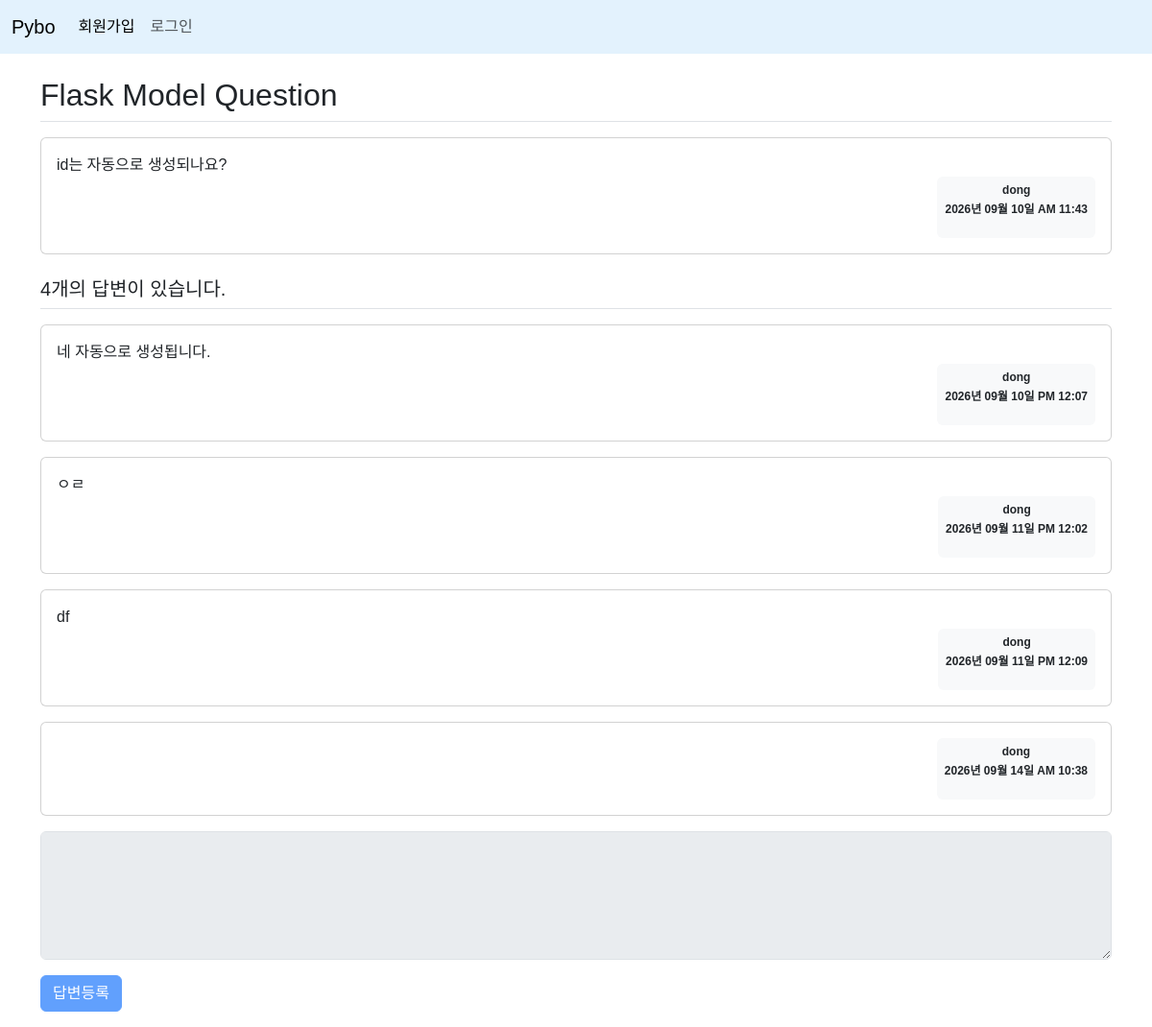
/question/detail/2, run on the app's committed database.
### pybo/models.py (models this page shows)
class Question(db.Model):
    id = db.Column(db.Integer, primary_key=True)
    subject = db.Column(db.String(200), nullable=False)
    content = db.Column(db.Text, nullable=False)
    create_date = db.Column(db.DateTime, nullable=False)
    user_id = db.Column(db.Integer, db.ForeignKey('user.id', ondelete='CASCADE'), nullable=False)
    user = db.relationship('User', backref=db.backref('question_set'))

class User(db.Model):
    id = db.Column(db.Integer, primary_key=True)
    username = db.Column(db.String(150), unique=True, nullable=False)
    password = db.Column(db.String(200), nullable=False)
    email = db.Column(db.String(120), unique=True, nullable=False)

class Answer(db.Model):
    id = db.Column(db.Integer, primary_key=True)
    question_id = db.Column(db.Integer, db.ForeignKey('question.id', ondelete='CASCADE'))
    question = db.relationship(Question, backref=db.backref('answer_set'))
    content = db.Column(db.Text, nullable=False)
    create_date = db.Column(db.DateTime, nullable=False)
    user_id = db.Column(db.Integer, db.ForeignKey('user.id', ondelete='CASCADE'), nullable=False)
    user = db.relationship('User', backref=db.backref('answer_set'))

### pybo/views/question_views.py (the view)
@bp.route('/detail/<int:question_id>')
def detail(question_id):
    form = AnswerForm() # 질문 상세 템플릿에 폼 추가
    question = Question.query.get_or_404(question_id)
    return render_template('question/question_detail.html', question=question, form=form)

### pybo/forms.py
class AnswerForm(FlaskForm):
    content = TextAreaField('내용', validators=[DataRequired('내용은 필수 입력 항목입니다.')])
    submit = SubmitField('답변등록')

### pybo/filter.py (called while the page is built)
def format_datetime(value, fmt='%Y년 %m월 %d일 %p %I:%M'):
    return value.strftime(fmt)

### pybo/views/auth_views.py (called while the page is built)
@bp.before_app_request
def load_logged_in_user():
    user_id=session.get('user_id')
    if user_id is None:
        g.user = None
    else:
        g.user = User.query.get(user_id)

### pybo/templates/question/question_detail.html (shortened to what this page needs)
{% extends 'base.html' %}
{% block content %}
<div class="container my-3">
    <h2 class="border-bottom py-2">{{ question.subject }}</h2>
    <div class="card my-3">
        <div class="card-body">
            <div class="card-text" style="white-space: pre-line;">{{ question.content }}</div>
            <div class="d-flex justify-content-end">
                <div class="badge bg-light text-dark p-2">
                    <p class="mb-2">{{ question.user.username }}</p>
                    <p>{{ question.create_date | datetime}}</p>
                </div>
            </div>
        </div>
    </div>
    <h5 class="border-bottom my-3 py-2">{{ question.answer_set|length }}개의 답변이 있습니다.</h5>
    {% for answer in question.answer_set %}
    <div class="card my-3">
        <div class="card-body">
            <div class="card-text" style="white-space: pre-line;">{{ answer.content }}</div>
            <div class="d-flex justify-content-end">
                <div class="badge bg-light text-dark p-2">
                    <p class="mb-2">{{ answer.user.username }}</p>
                    <p>{{ answer.create_date | datetime}}</p>
                </div>
            </div>
        </div>
    </div>
    {% endfor %}
    <form action="{{ url_for('answer.create', question_id=question.id) }}" method="post" class="my-3" novalidate>
        <div class="mb-3">
            {{ form.content(class='form-control', rows='5', disabled=(not g.user)) }}
        </div>
            {{ form.submit(class="btn btn-primary", disabled=(not g.user)) }}
    </form>
</div>
{% endblock %}

### pybo/static/style.css (style rules this page uses)
body { font-family: "Noto Sans KR", sans-serif; font-weight: 400; }

### data on the page
Question: subject "Flask Model Question", content "id는 자동으로 생성되나요?", create_date "2026년 09월 10일 AM 11:43"
User: user.username "dong"
Answer: content "네 자동으로 생성됩니다.", user.username "dong", create_date "2026년 09월 10일 PM 12:07"
Answer: content "ㅇㄹ", user.username "dong", create_date "2026년 09월 11일 PM 12:02"
Answer: content "df", user.username "dong", create_date "2026년 09월 11일 PM 12:09"
Answer: user.username "dong", create_date "2026년 09월 14일 AM 10:38"

### other printed values
{{ question.answer_set|length }} "4"
